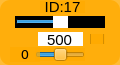
    <widget class="QWidget" name="widget_id17" native="true">
     <property name="geometry">
      <rect>
       <x>825</x>
       <y>240</y>
       <width>120</width>
       <height>65</height>
      </rect>
     </property>
     <property name="maximumSize">
      <size>
       <width>16777161</width>
       <height>16777215</height>
      </size>
     </property>
     <property name="styleSheet">
      <string notr="true">background-color: rgb(255, 170, 0, 200);
border-radius:10px;</string>
     </property>
     <widget class="QLabel" name="label_ID17">
      <property name="geometry">
       <rect>
        <x>40</x>
        <y>1</y>
        <width>45</width>
        <height>12</height>
       </rect>
      </property>
      <property name="minimumSize">
       <size>
        <width>0</width>
        <height>10</height>
       </size>
      </property>
      <property name="font">
       <font>
        <family>Arial</family>
        <pointsize>11</pointsize>
       </font>
      </property>
      <property name="styleSheet">
       <string notr="true">background-color: rgb(255, 255, 255， 0);
border-radius:0px;</string>
      </property>
      <property name="text">
       <string>ID:17</string>
      </property>
      <property name="alignment">
       <set>Qt::AlignCenter</set>
      </property>
     </widget>
     <widget class="QSlider" name="horizontalSlider_pulse_id17">
      <property name="geometry">
       <rect>
        <x>15</x>
        <y>16</y>
        <width>90</width>
        <height>12</height>
       </rect>
      </property>
      <property name="autoFillBackground">
       <bool>false</bool>
      </property>
      <property name="styleSheet">
       <string notr="true">QSlider{
	background: rgb(0, 0, 0);
	border-radius:0px;
}
QSlider::handle {/*设置中间的那个滑动的键*/                           background: rgb(255, 255, 255)}</string>
      </property>
      <property name="minimum">
       <number>0</number>
      </property>
      <property name="maximum">
       <number>1000</number>
      </property>
      <property name="pageStep">
       <number>1</number>
      </property>
      <property name="value">
       <number>500</number>
      </property>
      <property name="orientation">
       <enum>Qt::Horizontal</enum>
      </property>
     </widget>
     <widget class="QSlider" name="horizontalSlider_dev_id17">
      <property name="geometry">
       <rect>
        <x>35</x>
        <y>48</y>
        <width>50</width>
        <height>13</height>
       </rect>
      </property>
      <property name="styleSheet">
       <string notr="true">background-color: rgb(255, 255, 255， 0);</string>
      </property>
      <property name="minimum">
       <number>-125</number>
      </property>
      <property name="maximum">
       <number>125</number>
      </property>
      <property name="pageStep">
       <number>1</number>
      </property>
      <property name="orientation">
       <enum>Qt::Horizontal</enum>
      </property>
     </widget>
     <widget class="QLabel" name="label_id17">
      <property name="geometry">
       <rect>
        <x>10</x>
        <y>47</y>
        <width>30</width>
        <height>15</height>
       </rect>
      </property>
      <property name="minimumSize">
       <size>
        <width>0</width>
        <height>10</height>
       </size>
      </property>
      <property name="font">
       <font>
        <family>DejaVu Sans</family>
        <pointsize>10</pointsize>
       </font>
      </property>
      <property name="styleSheet">
       <string notr="true">background-color: rgb(255, 255, 255， 0);</string>
      </property>
      <property name="text">
       <string>0</string>
      </property>
      <property name="alignment">
       <set>Qt::AlignCenter</set>
      </property>
     </widget>
     <widget class="QLineEdit" name="lineEdit_id17">
      <property name="geometry">
       <rect>
        <x>38</x>
        <y>32</y>
        <width>45</width>
        <height>14</height>
       </rect>
      </property>
      <property name="sizePolicy">
       <sizepolicy hsizetype="Fixed" vsizetype="Fixed">
        <horstretch>0</horstretch>
        <verstretch>0</verstretch>
       </sizepolicy>
      </property>
      <property name="font">
       <font>
        <family>Arial</family>
        <pointsize>11</pointsize>
       </font>
      </property>
      <property name="autoFillBackground">
       <bool>false</bool>
      </property>
      <property name="styleSheet">
       <string notr="true">background-color: rgb(255, 255, 255);
border-radius:0px;</string>
      </property>
      <property name="text">
       <string>500</string>
      </property>
      <property name="maxLength">
       <number>1000</number>
      </property>
      <property name="alignment">
       <set>Qt::AlignCenter</set>
      </property>
      <property name="dragEnabled">
       <bool>false</bool>
      </property>
      <property name="readOnly">
       <bool>false</bool>
      </property>
     </widget>
     <widget class="QCheckBox" name="checkBox_id17">
      <property name="geometry">
       <rect>
        <x>90</x>
        <y>34</y>
        <width>15</width>
        <height>10</height>
       </rect>
      </property>
      <property name="text">
       <string/>
      </property>
     </widget>
    </widget>
